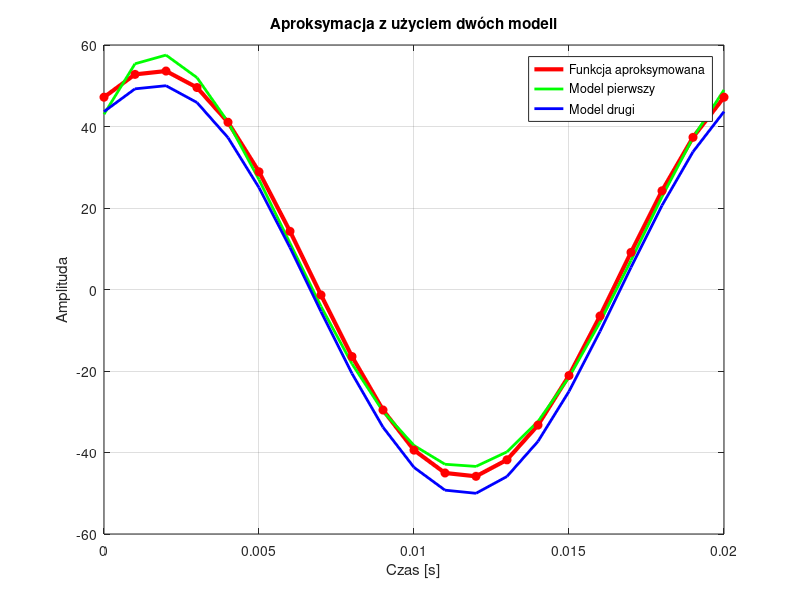

MATLAB code for this plot:
T=1000; %okres próbkowania wynik
t=0:1/T:0.02; %wektor czasu
w=100*pi; %omega
fi=pi/3; %przesunięcie fazowe
A=50; %amplituda sygnału
y1=ones(5,21); %prelokacja macierzy współczynników 1
y2=ones(2,21); %prelokacja macierzy współczynników 2
a=w*(1/1000);

%%Funkcja z szumem
f1=0.4*A*(0.5-rand(1)); %szum
f=A*sin(w*t+fi)+f1; %funkcja z szumem

    %Obliczenia współczynników
    for k=1:length(t)
    y1(:,k)=[1; a*k; (a*k)^2; (a*k)^3; (a*k)^4]; %model pierwszy
    y2(:,k)=[sin(a*k); cos(a*k)]; %model drugi
    end
    
%Aproksymacja modelem pierwszym
h1=inv(y1*y1')*y1*f';
aprox1=h1'*y1;
%Aproksymacja modelem drugim
h2=inv(y2*y2')*y2*f';
aprox2=h2'*y2;

%% ploty
plot(t,f,'r', 'LineWidth',3); %funkcja aproksymowana
hold on; grid on;
plot(t,aprox1, 'g', 'LineWidth',2); %funkcja aproksymująca pierwsza
plot(t,aprox2, 'b', 'LineWidth',2); %funkcja aproksymująca druga
plot(t,f, 'ro', 'MarkerSize',6, 'MarkerFace', 'r')
title('Aproksymacja z użyciem dwóch modeli');
xlabel('Czas [s]');
ylabel('Amplituda');
h = legend('Funkcja aproksymowana','Model pierwszy','Model drugi');